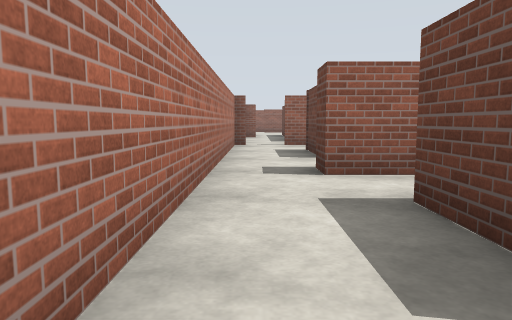
[1] (above)

24 first-person views from a walk through a world built for the Gazebo simulator. The camera is 1.2 m above the floor, tilts 6° down and sees 70° across. The floor is counted in squares, 2 m on a side. Each view is taken from the middle of a square. On the plan, view 1 faces up. The plan holds only what a view shows up to about 10 squares ahead; the rest is blank. The place goes on beyond the plan.

[2]
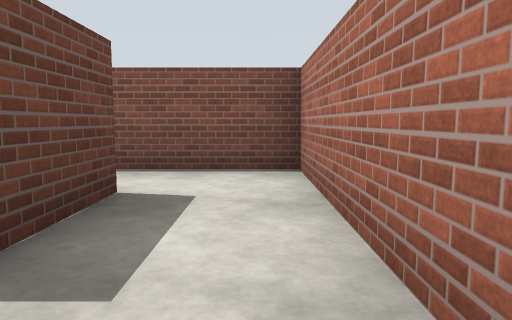

[3]
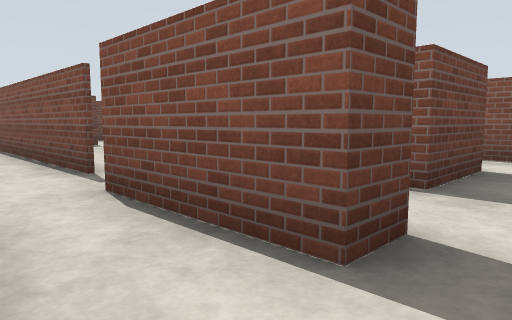

[4]
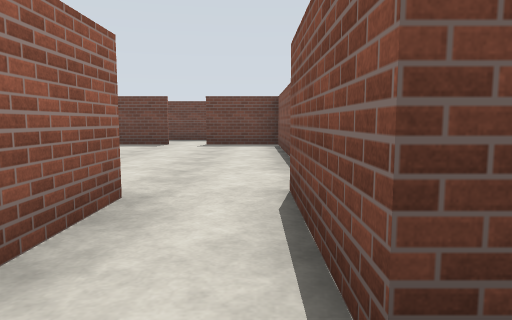

[5]
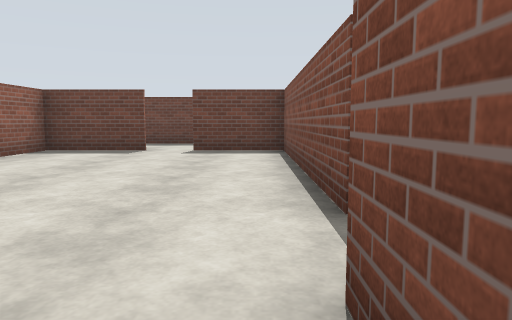

[6]
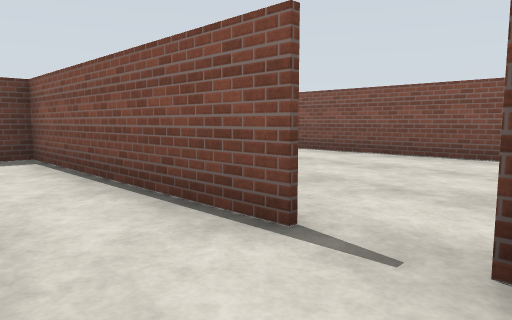

[7]
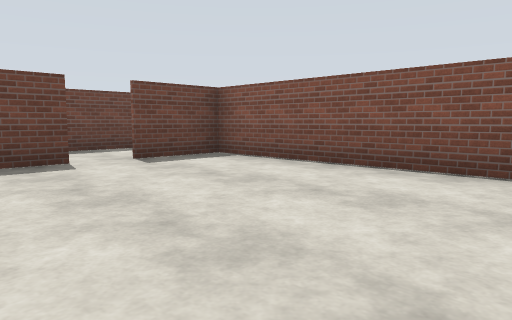

[8]
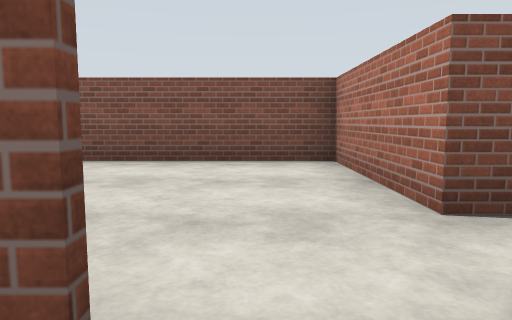

[9]
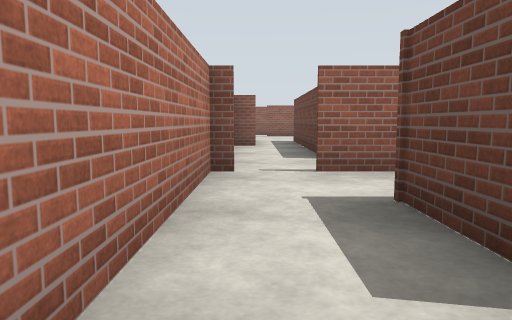

[10]
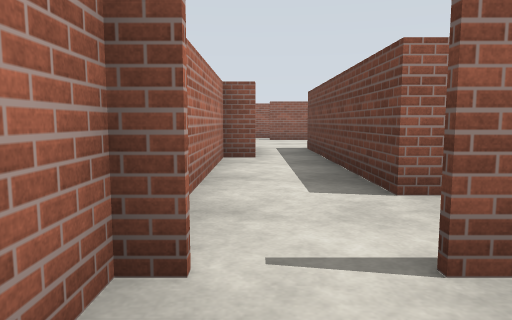

[11]
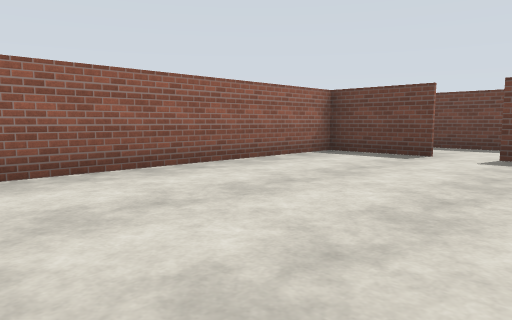

[12]
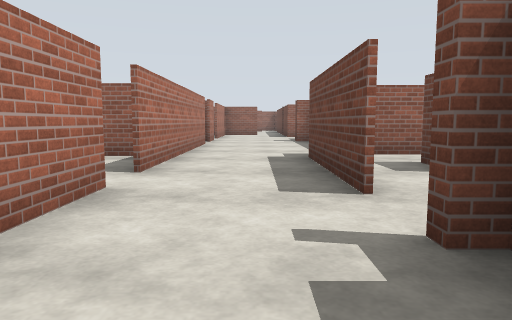

[13]
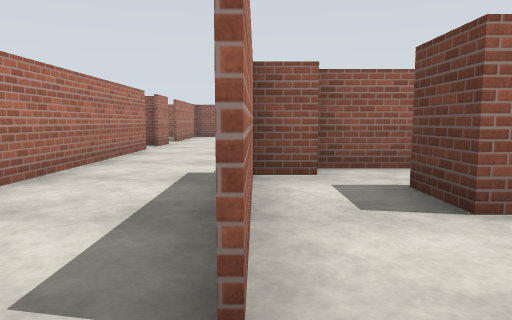

[14]
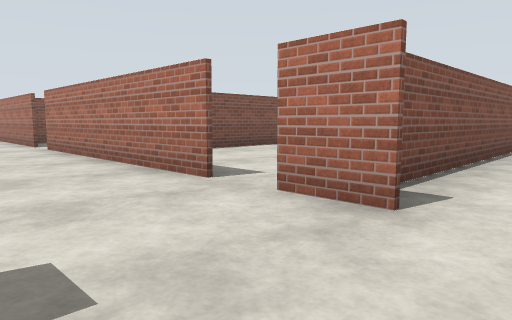

[15]
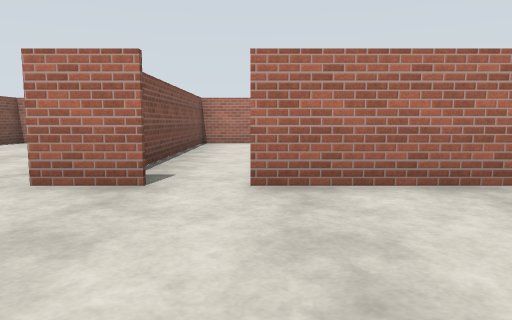

[16]
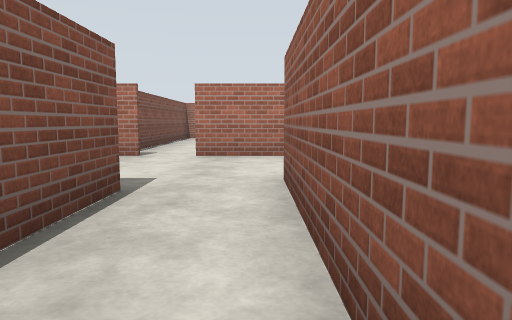

[17]
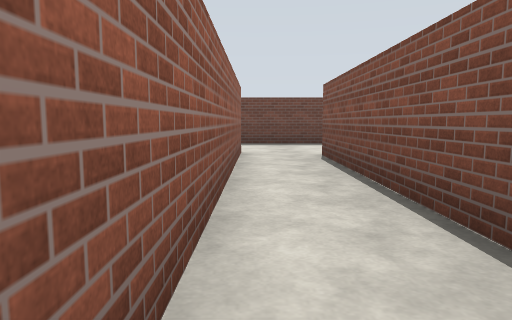

[18]
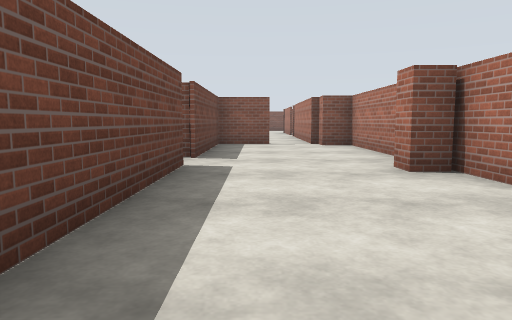

[19]
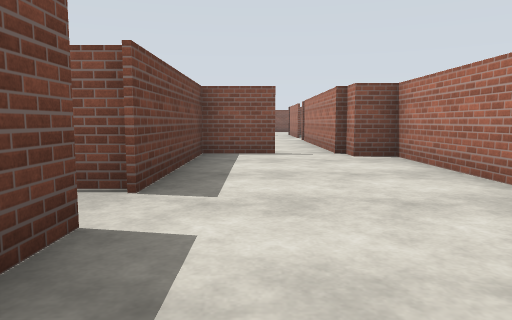

[20]
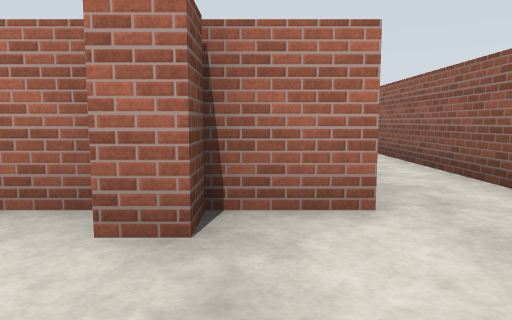

[21]
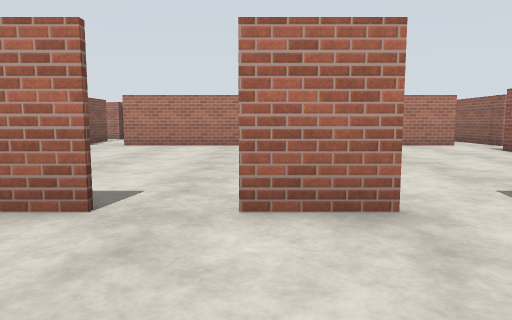

[22]
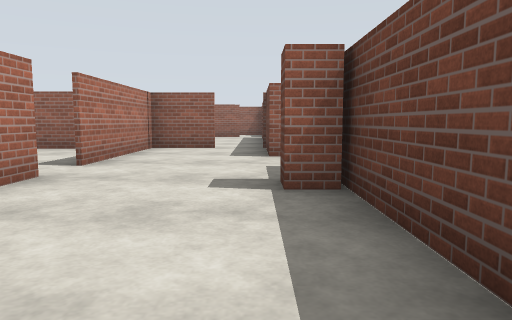

[23]
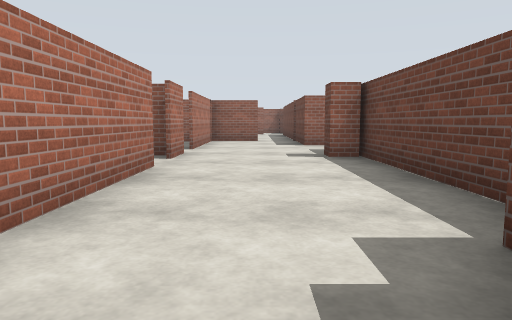

[24]
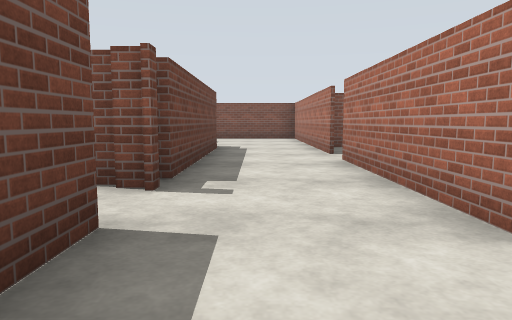

### Floor plan
Ten units are one square. View 1 is at (0, 0); x grows to the right and y downward. Boxes are objects, and circles mark ways between rooms. Rooms are numbered by the first view taken in them; rooms with no view inside come last. Other rooms are left out.
<svg viewBox="-10 -199 245 210">
<path fill="none" stroke="#000" d="M12 -9 12 -27 28 -27M-5 -35 -5 5 29 5M19 -41 8 -41M42 -44 96 -44 96 -64M29 -61 14 -61M12 -65 12 -79M8 -41 8 -47 32 -47M17 -94 6 -94M96 -73 96 -94 36 -94M-5 -84 -5 -35M119 -25 119 -42M96 -54 96 -21M134 -72 134 -84M120 -84 120 -59M127 -91 119 -91M119 -47 126 -47M141 -96 127 -96M127 -158 196 -158 196 -147 202 -147 202 -141M129 -142 122 -142 122 -147M198 -173 122 -173 122 -194M196 -140 196 -97 202 -97 202 -91M111 -193 96 -193 96 -159M128 -106 128 -146M96 -150 96 -139M96 -130 96 -73M230 -139 230 -176M216 -92 230 -92 230 -128M119 -59 119 -92M96 -64 96 -54M28 -27 28 6M96 -21 96 -31M29 5 96 5 96 -13M28 -136 28 -106M29 -94 69 -94M16 -109 12 -109 12 -136M-5 -94 -5 -84M0 -142 -5 -142 -5 -109"/>
<circle cx="0" cy="-40" r="3" fill="#2a7"/>
<circle cx="20" cy="-30" r="3" fill="#2a7"/>
<circle cx="100" cy="-70" r="3" fill="#2a7"/>
<circle cx="40" cy="-40" r="3" fill="#2a7"/>
<circle cx="0" cy="-90" r="3" fill="#2a7"/>
<circle cx="120" cy="-50" r="3" fill="#2a7"/>
<circle cx="110" cy="-60" r="3" fill="#2a7"/>
<circle cx="100" cy="-130" r="3" fill="#2a7"/>
<circle cx="20" cy="-100" r="3" fill="#2a7"/>
<text x="10" y="-20">1</text>
<text x="50" y="-60">2</text>
<text x="110" y="-40">3</text>
<text x="130" y="-70">4</text>
<text x="160" y="-160">5</text>
<text x="60" y="-20">6</text>
<text x="60" y="-120">7</text>
<text x="10" y="-110">8</text>
</svg>
Room 1 opens to room 2. Room 1 opens to room 6. Room 2 opens to room 5. Room 2 opens to room 6. Room 2 opens to room 8. Room 3 opens to room 4. Room 3 opens to room 5. Room 5 opens to room 7. Room 7 opens to room 8.

Where each view was taken, in squares from view 1:
view 1: 0 up, 0 right, facing up
view 2: 4 up, 0 right, facing down
view 3: 6 up, 0 right, facing down-right
view 4: 5 up, 0 right, facing right
view 5: 5 up, 2 right, facing right
view 6: 6 up, 3 right, facing down-right
view 7: 4 up, 4 right, facing down-right
view 8: 5 up, 4 right, facing down
view 9: 5 up, 0 right, facing up
view 10: 8 up, 0 right, facing up
view 11: 5 up, 3 right, facing up-right
view 12: 3 up, 11 right, facing up
view 13: 5 up, 12 right, facing up
view 14: 16 up, 12 right, facing down-left
view 15: 16 up, 13 right, facing left
view 16: 17 up, 16 right, facing left
view 17: 17 up, 13 right, facing right
view 18: 19 up, 22 right, facing down
view 19: 16 up, 22 right, facing down
view 20: 15 up, 22 right, facing left
view 21: 14 up, 12 right, facing left
view 22: 11 up, 12 right, facing up
view 23: 8 up, 11 right, facing up
view 24: 8 up, 11 right, facing down
